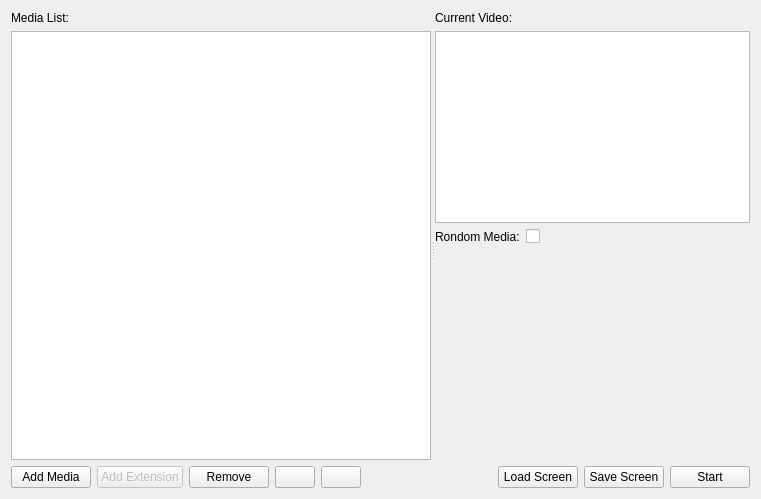
<?xml version="1.0" encoding="UTF-8"?>
<ui version="4.0">
 <class>ScreenTab</class>
 <widget class="QWidget" name="ScreenTab">
  <property name="geometry">
   <rect>
    <x>0</x>
    <y>0</y>
    <width>761</width>
    <height>499</height>
   </rect>
  </property>
  <property name="windowTitle">
   <string>Form</string>
  </property>
  <layout class="QHBoxLayout" name="horizontalLayout_3">
   <item>
    <widget class="QSplitter" name="splitter">
     <property name="orientation">
      <enum>Qt::Horizontal</enum>
     </property>
     <widget class="QWidget" name="horizontalLayoutWidget">
      <layout class="QVBoxLayout" name="verticalLayout_11">
       <item>
        <widget class="QLabel" name="label">
         <property name="text">
          <string>Media List:</string>
         </property>
        </widget>
       </item>
       <item>
        <widget class="QTableView" name="mediaListTableView">
         <property name="editTriggers">
          <set>QAbstractItemView::NoEditTriggers</set>
         </property>
         <property name="alternatingRowColors">
          <bool>true</bool>
         </property>
         <property name="selectionMode">
          <enum>QAbstractItemView::SingleSelection</enum>
         </property>
         <property name="selectionBehavior">
          <enum>QAbstractItemView::SelectRows</enum>
         </property>
        </widget>
       </item>
       <item>
        <layout class="QHBoxLayout" name="horizontalLayout_11">
         <item>
          <widget class="QPushButton" name="addMediaPushButton">
           <property name="text">
            <string>Add Media</string>
           </property>
           <property name="icon">
            <iconset resource="icons.qrc">
             <normaloff>:/icons/plus.png</normaloff>:/icons/plus.png</iconset>
           </property>
          </widget>
         </item>
         <item>
          <widget class="QPushButton" name="addExtensionPushButton">
           <property name="enabled">
            <bool>false</bool>
           </property>
           <property name="text">
            <string>Add Extension</string>
           </property>
           <property name="icon">
            <iconset resource="icons.qrc">
             <normaloff>:/icons/plus.png</normaloff>:/icons/plus.png</iconset>
           </property>
          </widget>
         </item>
         <item>
          <widget class="QPushButton" name="removeRowPushButton">
           <property name="text">
            <string>Remove</string>
           </property>
           <property name="icon">
            <iconset resource="icons.qrc">
             <normaloff>:/icons/minus.png</normaloff>:/icons/minus.png</iconset>
           </property>
          </widget>
         </item>
         <item>
          <widget class="QPushButton" name="moveRowUpPushButton">
           <property name="icon">
            <iconset resource="icons.qrc">
             <normaloff>:/icons/arrow-090.png</normaloff>:/icons/arrow-090.png</iconset>
           </property>
          </widget>
         </item>
         <item>
          <widget class="QPushButton" name="moveRowDownPushButton">
           <property name="icon">
            <iconset resource="icons.qrc">
             <normaloff>:/icons/arrow-270.png</normaloff>:/icons/arrow-270.png</iconset>
           </property>
          </widget>
         </item>
         <item>
          <spacer name="horizontalSpacer">
           <property name="orientation">
            <enum>Qt::Horizontal</enum>
           </property>
           <property name="sizeHint" stdset="0">
            <size>
             <width>40</width>
             <height>20</height>
            </size>
           </property>
          </spacer>
         </item>
        </layout>
       </item>
      </layout>
     </widget>
     <widget class="QWidget" name="layoutWidget">
      <layout class="QVBoxLayout" name="verticalLayout_2" stretch="0,0,0,1,0">
       <item>
        <widget class="QLabel" name="label_2">
         <property name="sizePolicy">
          <sizepolicy hsizetype="Preferred" vsizetype="Fixed">
           <horstretch>0</horstretch>
           <verstretch>0</verstretch>
          </sizepolicy>
         </property>
         <property name="text">
          <string>Current Video:</string>
         </property>
        </widget>
       </item>
       <item>
        <widget class="MediaPreview" name="mediaPreview">
         <property name="sizePolicy">
          <sizepolicy hsizetype="Expanding" vsizetype="Preferred">
           <horstretch>0</horstretch>
           <verstretch>0</verstretch>
          </sizepolicy>
         </property>
        </widget>
       </item>
       <item>
        <layout class="QFormLayout" name="formLayout">
         <property name="fieldGrowthPolicy">
          <enum>QFormLayout::AllNonFixedFieldsGrow</enum>
         </property>
         <item row="0" column="0">
          <widget class="QLabel" name="randomMediaLabel">
           <property name="text">
            <string>Rondom Media:</string>
           </property>
          </widget>
         </item>
         <item row="0" column="1">
          <widget class="QCheckBox" name="randomMediaCheckBox"/>
         </item>
        </layout>
       </item>
       <item>
        <spacer name="verticalSpacer">
         <property name="orientation">
          <enum>Qt::Vertical</enum>
         </property>
         <property name="sizeHint" stdset="0">
          <size>
           <width>20</width>
           <height>40</height>
          </size>
         </property>
        </spacer>
       </item>
       <item>
        <layout class="QHBoxLayout" name="horizontalLayout_2">
         <item>
          <spacer name="horizontalSpacer_2">
           <property name="orientation">
            <enum>Qt::Horizontal</enum>
           </property>
           <property name="sizeHint" stdset="0">
            <size>
             <width>40</width>
             <height>20</height>
            </size>
           </property>
          </spacer>
         </item>
         <item>
          <widget class="QPushButton" name="loadListPushButton">
           <property name="text">
            <string>Load Screen</string>
           </property>
           <property name="icon">
            <iconset resource="icons.qrc">
             <normaloff>:/icons/folder-open-document.png</normaloff>:/icons/folder-open-document.png</iconset>
           </property>
          </widget>
         </item>
         <item>
          <widget class="QPushButton" name="saveListPushButton">
           <property name="text">
            <string>Save Screen</string>
           </property>
           <property name="icon">
            <iconset resource="icons.qrc">
             <normaloff>:/icons/disk.png</normaloff>:/icons/disk.png</iconset>
           </property>
          </widget>
         </item>
         <item>
          <widget class="QPushButton" name="startPlayingPushButton">
           <property name="toolTip">
            <string>Start or stop playing (Ctrl+R)</string>
           </property>
           <property name="text">
            <string>Start</string>
           </property>
           <property name="icon">
            <iconset resource="icons.qrc">
             <normaloff>:/icons/control.png</normaloff>:/icons/control.png</iconset>
           </property>
          </widget>
         </item>
        </layout>
       </item>
      </layout>
     </widget>
    </widget>
   </item>
  </layout>
  <action name="actionAddMedia">
   <property name="icon">
    <iconset resource="icons.qrc">
     <normaloff>:/icons/plus.png</normaloff>:/icons/plus.png</iconset>
   </property>
   <property name="text">
    <string>Add Media</string>
   </property>
   <property name="toolTip">
    <string>Add Media</string>
   </property>
  </action>
  <action name="actionRemoveRow">
   <property name="icon">
    <iconset resource="icons.qrc">
     <normaloff>:/icons/minus.png</normaloff>:/icons/minus.png</iconset>
   </property>
   <property name="text">
    <string>Remove Row</string>
   </property>
  </action>
  <action name="actionMoveMediaUp">
   <property name="icon">
    <iconset resource="icons.qrc">
     <normaloff>:/icons/arrow-090.png</normaloff>:/icons/arrow-090.png</iconset>
   </property>
   <property name="text">
    <string>Move Up</string>
   </property>
  </action>
  <action name="actionMoveMediaDown">
   <property name="icon">
    <iconset resource="icons.qrc">
     <normaloff>:/icons/arrow-270.png</normaloff>:/icons/arrow-270.png</iconset>
   </property>
   <property name="text">
    <string>Move Down</string>
   </property>
  </action>
  <action name="actionSave">
   <property name="icon">
    <iconset>
     <normaloff>:/icons/disk-black.png</normaloff>:/icons/disk-black.png</iconset>
   </property>
   <property name="text">
    <string>Save Screen</string>
   </property>
  </action>
  <action name="actionLoad">
   <property name="icon">
    <iconset resource="icons.qrc">
     <normaloff>:/icons/folder-open-document.png</normaloff>:/icons/folder-open-document.png</iconset>
   </property>
   <property name="text">
    <string>Load Screen</string>
   </property>
  </action>
  <action name="actionAddExtension">
   <property name="enabled">
    <bool>false</bool>
   </property>
   <property name="icon">
    <iconset resource="icons.qrc">
     <normaloff>:/icons/plus.png</normaloff>:/icons/plus.png</iconset>
   </property>
   <property name="text">
    <string>Add Extension</string>
   </property>
   <property name="toolTip">
    <string>Add Extension</string>
   </property>
  </action>
  <action name="actionStartStopPlaying">
   <property name="icon">
    <iconset resource="icons.qrc">
     <normaloff>:/icons/control.png</normaloff>:/icons/control.png</iconset>
   </property>
   <property name="text">
    <string>Start playing</string>
   </property>
   <property name="toolTip">
    <string>actionStartStopPlaying</string>
   </property>
   <property name="shortcut">
    <string>Ctrl+R</string>
   </property>
  </action>
 </widget>
 <customwidgets>
  <customwidget>
   <class>MediaPreview</class>
   <extends>QGraphicsView</extends>
   <header>mediapreview.h</header>
  </customwidget>
 </customwidgets>
 <resources>
  <include location="icons.qrc"/>
 </resources>
 <connections>
  <connection>
   <sender>addMediaPushButton</sender>
   <signal>clicked()</signal>
   <receiver>actionAddMedia</receiver>
   <slot>trigger()</slot>
   <hints>
    <hint type="sourcelabel">
     <x>41</x>
     <y>480</y>
    </hint>
    <hint type="destinationlabel">
     <x>-1</x>
     <y>-1</y>
    </hint>
   </hints>
  </connection>
  <connection>
   <sender>removeRowPushButton</sender>
   <signal>clicked()</signal>
   <receiver>actionRemoveRow</receiver>
   <slot>trigger()</slot>
   <hints>
    <hint type="sourcelabel">
     <x>129</x>
     <y>480</y>
    </hint>
    <hint type="destinationlabel">
     <x>-1</x>
     <y>-1</y>
    </hint>
   </hints>
  </connection>
  <connection>
   <sender>moveRowDownPushButton</sender>
   <signal>clicked()</signal>
   <receiver>actionMoveMediaDown</receiver>
   <slot>trigger()</slot>
   <hints>
    <hint type="sourcelabel">
     <x>254</x>
     <y>480</y>
    </hint>
    <hint type="destinationlabel">
     <x>-1</x>
     <y>-1</y>
    </hint>
   </hints>
  </connection>
  <connection>
   <sender>moveRowUpPushButton</sender>
   <signal>clicked()</signal>
   <receiver>actionMoveMediaUp</receiver>
   <slot>trigger()</slot>
   <hints>
    <hint type="sourcelabel">
     <x>204</x>
     <y>480</y>
    </hint>
    <hint type="destinationlabel">
     <x>-1</x>
     <y>-1</y>
    </hint>
   </hints>
  </connection>
  <connection>
   <sender>saveListPushButton</sender>
   <signal>clicked()</signal>
   <receiver>actionSave</receiver>
   <slot>trigger()</slot>
   <hints>
    <hint type="sourcelabel">
     <x>620</x>
     <y>480</y>
    </hint>
    <hint type="destinationlabel">
     <x>-1</x>
     <y>-1</y>
    </hint>
   </hints>
  </connection>
  <connection>
   <sender>loadListPushButton</sender>
   <signal>clicked()</signal>
   <receiver>actionLoad</receiver>
   <slot>trigger()</slot>
   <hints>
    <hint type="sourcelabel">
     <x>513</x>
     <y>480</y>
    </hint>
    <hint type="destinationlabel">
     <x>-1</x>
     <y>-1</y>
    </hint>
   </hints>
  </connection>
  <connection>
   <sender>addExtensionPushButton</sender>
   <signal>clicked()</signal>
   <receiver>actionAddExtension</receiver>
   <slot>trigger()</slot>
   <hints>
    <hint type="sourcelabel">
     <x>153</x>
     <y>480</y>
    </hint>
    <hint type="destinationlabel">
     <x>-1</x>
     <y>-1</y>
    </hint>
   </hints>
  </connection>
  <connection>
   <sender>startPlayingPushButton</sender>
   <signal>clicked()</signal>
   <receiver>actionStartStopPlaying</receiver>
   <slot>trigger()</slot>
   <hints>
    <hint type="sourcelabel">
     <x>712</x>
     <y>475</y>
    </hint>
    <hint type="destinationlabel">
     <x>-1</x>
     <y>-1</y>
    </hint>
   </hints>
  </connection>
 </connections>
</ui>
